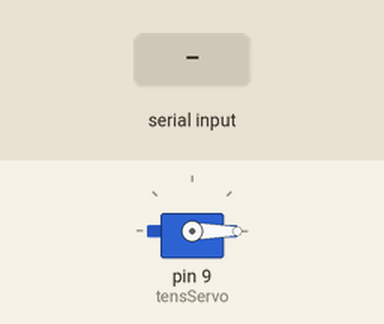
The sketch below on a simulated Arduino Uno, built with avr-gcc and run on an emulated ATmega328P. Parts: servo. Inputs (shaded band) come from the test bench. What the sketch prints to the serial monitor is not drawn.

Above: at 2.2 s.
2.3 s: "90,45\n" received over Serial
At 2.75 s:
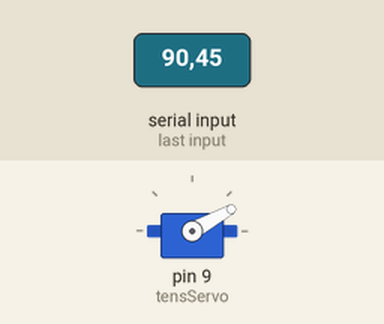
At 4.1 s:
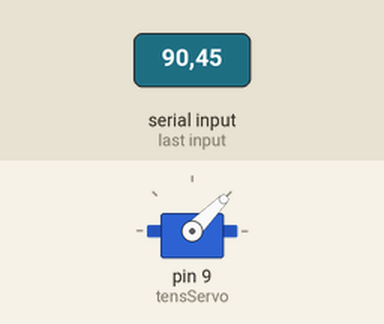
4.4 s: "30,150\n" received over Serial
At 6.8 s:
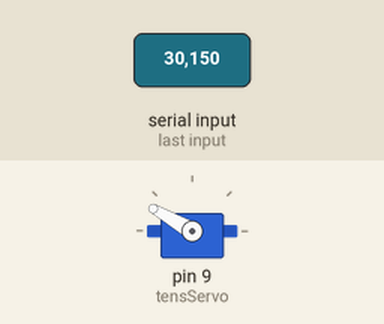
Timing chart, 0 to 8.3 s (numbered marks = the images above; inputs shaded):
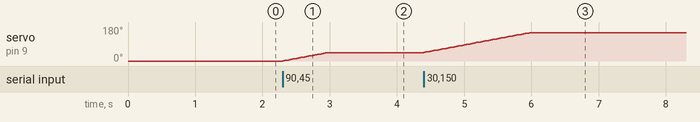

The sketch:

MotorTENSControl.ino.ino
```cpp
#include <Servo.h>
Servo tensServo;

int targetAngle = 0;
int currentAngle = 0;
unsigned long lastStepMs = 0;

// Separate non-blocking intervals for up and down movements
const unsigned long increaseIntervalMs = 15; // Speed going UP (Slower)
const unsigned long decreaseIntervalMs = 2;  // Speed going DOWN (Faster)

void setup() {
  tensServo.write(0);
  tensServo.attach(9);
  Serial.begin(115200);
  delay(1000);
  Serial.println("SYSTEM_START_TENS");
}

void loop() {
  // Always grab the LATEST target; drain any backlog so we never lag.
  while (Serial.available() > 0) {
    int a = Serial.parseInt();
    if (a >= 0 && a <= 180) targetAngle = a;
    // consume trailing newline
    while (Serial.available() > 0 && (Serial.peek() == '\n' || Serial.peek() == '\r')) Serial.read();
  }

  // Determine the current required interval based on direction
  unsigned long currentInterval = (currentAngle < targetAngle) ? increaseIntervalMs : decreaseIntervalMs;

  // Step toward target without blocking, using the dynamically selected interval
  if (currentAngle != targetAngle && millis() - lastStepMs >= currentInterval) {
    lastStepMs = millis();
    currentAngle += (currentAngle < targetAngle) ? 1 : -1;
    tensServo.write(currentAngle);
  }
}
```

Measured:
- after the input at 2.3 s, servo on pin 9 (tensServo): moves from 0° to 45° over 0.66 s, starting at once
- after the input at 4.4 s, servo on pin 9 (tensServo): moves from 45° to 150° over 1.6 s, starting at once
